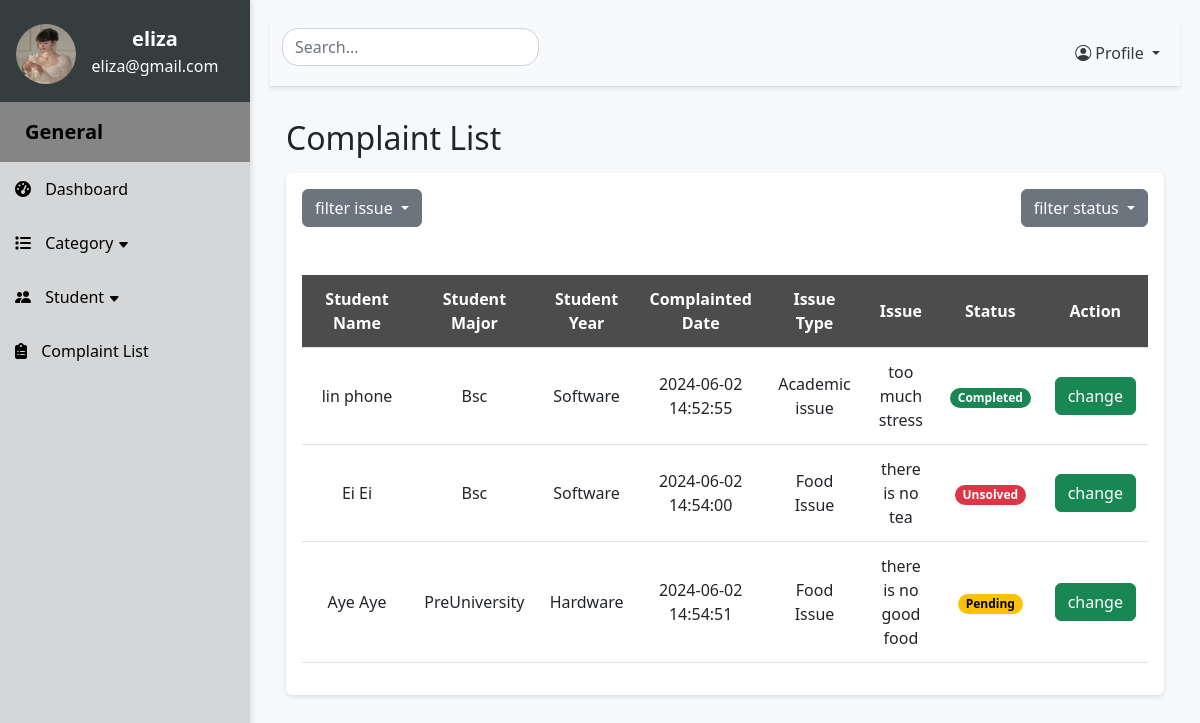
/viewComplaints (signed in), run on the app's committed database.
### website/models.py (models this page shows)
class Student(db.Model):
    id = db.Column(db.Integer, primary_key=True)
    student_name = db.Column(db.String(255), nullable=False)
    student_email = db.Column(db.String(255), nullable=False)
    student_password = db.Column(db.String(255), nullable=False)
    student_image = db.Column(db.String(255), nullable=False)
    student_year = db.Column(db.String(255), nullable=False)
    student_major = db.Column(db.String(255), nullable=False)
    student_phone = db.Column(db.String(255), nullable=False)
    complaints = db.relationship('Complaints')

class Complaints(db.Model):
    id = db.Column(db.Integer, primary_key=True)
    complaint_letter = db.Column(db.Text, nullable=False)
    created_date = db.Column(db.DateTime(timezone=True), default=func.now())
    status = db.Column(db.String(255), nullable=False)
    student_id = db.Column(db.Integer, db.ForeignKey("student.id"))
    category_id = db.Column(db.Integer, db.ForeignKey("category.id"))

class Category(db.Model):
    id = db.Column(db.Integer, primary_key=True)
    cat_name = db.Column(db.String(255), nullable=False)
    cat_description = db.Column(db.String(255), nullable=False)
    cat_image = db.Column(db.String(255), nullable=False)
    complaints = db.relationship('Complaints')

### app.py (the view)
@app.route('/viewComplaints', methods=['GET', 'POST'])
def viewComplaints():
    if 'admin_id' not in session:
        return redirect(url_for('SignIn'))
    else:
        return viewcomplaints()

### website/adminfeatures.py (called while the page is built)
def viewcomplaints():
    complaints = Complaints.query.all()
    count = len(complaints)
    allstudents = Student.query.all()
    allcategories = Category.query.all()
    students = {student.id: {'name': student.student_name, 'year': student.student_year,
                             'major': student.student_major} for student in allstudents}
    categories = {category.id: category.cat_name for category in allcategories}
    return render_template("admincomplaint.html", complaints=complaints, students=students, categories=categories, allcategories=allcategories, count=count)

### website/templates/admincomplaint.html (shortened to what this page needs)
{% extends "adminlayout.html" %} {% block title %}Complaint Page{% endblock%}
{% block content %}
<h2 class="my-3">Complaint List</h2>
  <div class="p-3 mb-5 rounded table-responsive">
    <div class="d-flex justify-content-between mb-5">
      <div class="dropdown">
        <button class="btn btn-secondary dropdown-toggle" type="button" data-bs-toggle="dropdown" aria-expanded="false" style="float:right">
          filter issue
        </button>
      </div>
      <div class="dropdown">
        <button class="btn btn-secondary dropdown-toggle" type="button" data-bs-toggle="dropdown" aria-expanded="false" style="float:right">
          filter status
        </button>
      </div>
    </div>
    <table class="table align-middle">
        <thead>
            <tr>
              <th>Student Name</th>
              <th>Student Major</th>
              <th>Student Year</th>
              <th>Complainted Date</th>
              <th>Issue Type</th>
              <th>Issue</th>
              <th>Status</th>
              <th>Action</th>
            </tr>
        </thead>
        <tbody id="search-table-body">
          {% if count == 0 %}
            <tr>
              <td colspan="8"><h5 style="color: grey">There is no data ...</h5></td>
            </tr>
          {% else %}
            {% for complaint in complaints: %}
            <tr>
              <td class="searchedvalue">{{ students[complaint.student_id]['name'] }}</td>
              <td class="searchedvalue">{{ students[complaint.student_id]['year']}}</td>
              <td class="searchedvalue">{{ students[complaint.student_id]['major']}}</td>
              <td>{{ complaint.created_date }}</td>
              <td class="searchedvalue" >{{ categories[complaint.category_id] }}</td>
              <td>{{ complaint.complaint_letter}}</td>
              <td>
                <small {% if complaint.status== 'Unsolved' %} class="badge text-bg-danger rounded-5"
                {% elif complaint.status== 'Pending' %} class="badge text-bg-warning rounded-5"
                {% elif complaint.status== 'Completed' %} class="badge text-bg-success rounded-5" {% endif %}>
                {{ complaint.status }}
                </small>
              </td>
              <td><a class="btn btn-success" onclick="changeState({{complaint.id}})">change</a></td>
            </tr>
            {% endfor %}
          {% endif %}
        </tbody>
    </table>
  </div>
{% endblock %}

### website/static/css/admincss.css (style rules this page uses)
body { background-color: #f7f8fa; }
.table thead th { background-color: #4c4c4c; color: #fff; text-align: center; }
.table-responsive { background-color: #fff; padding: 10px; border-radius: 10px; box-shadow: 0 2px 4px rgba(0,0,0,0.1); }
.table th, .table td { padding: 0.75rem; text-align: center; vertical-align: middle; }
.table td:first-child, .table th:first-child { width: 13%; }

### data on the page
Complaints: created_date "2024-06-02 14:52:55", complaint_letter "too much stress", status "Completed"
Student: student_name "lin phone", student_year "Bsc", student_major "Software"
Category: cat_name "Academic issue"
Complaints: created_date "2024-06-02 14:54:00", complaint_letter "there is no tea", status "Unsolved"
Student: student_name "Ei Ei", student_year "Bsc", student_major "Software"
Category: cat_name "Food Issue"
Complaints: created_date "2024-06-02 14:54:51", complaint_letter "there is no good food", status "Pending"
Student: student_name "Aye Aye", student_year "PreUniversity", student_major "Hardware"

### other printed values
{{ session.get('admin')['admin_name'] }} "eliza"
{{ session.get('admin')['admin_email'] }} "eliza@gmail.com"
